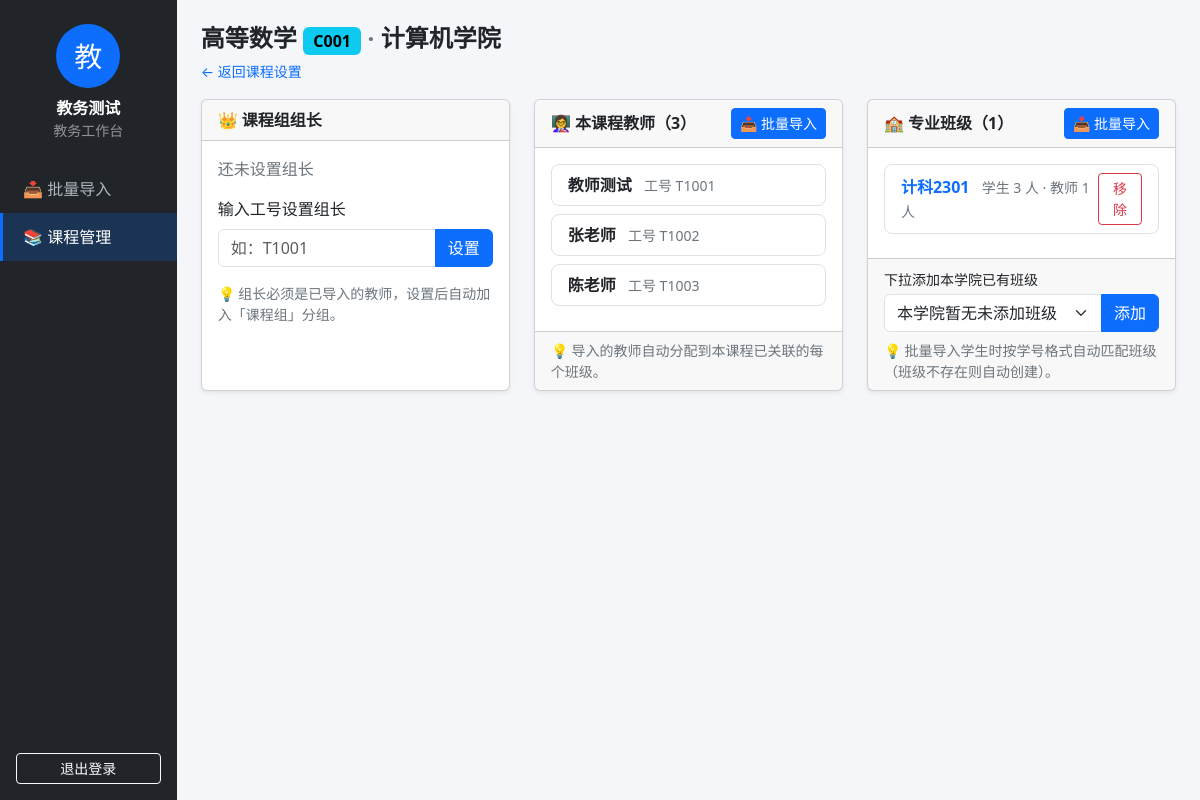
Screenshot of /office/courses/1/colleges/1/ (signed in) with the database file from the repository.
### users/models.py (models this page shows, shortened)
class User(AbstractUser):
    name = models.CharField('姓名', max_length=50, blank=True)
    class Meta:
        verbose_name = '用户'
        verbose_name_plural = '用户'
        permissions = [
            ('class_manage', '全校班级增删改查'),
            ('class_assign_teacher', '分配教师到班级'),
            ('course_manage', '全校课程增删改查'),
            ('course_assign_class', '分配班级到课程'),
            ('user_assign_role', '指定课程组组长'),
            ('knowledge_manage', 'AI Agent知识库增删改查'),
            ('material_class_visible', '课程下班级资料增删改查'),
            ('question_bank_manage', '作业题库增删改查'),
            ('chapter_manage', '课程章节设计'),
            ('notice_manage', '班级通知增删改查'),
            ('analysis_view', '班级学情分析图表查看'),
            ('material_class_manage', '班级内部资料增删改查'),
            ('homework_publish', '作业发布'),
            ('homework_bank', '作业题库管理'),
            ('homework_remind', '作业提醒'),
            ('homework_comment', '作业评语增删改查'),
            ('homework_answer', '作业答案改查'),
            ('homework_ai', 'Agent分析学生改查'),
            ('homework_view', '作业查看与提交'),
            ('notice_view', '查看班级通知'),
            ('material_view', '查看班级资料'),
            ('analysis_view_self', '查看自己的学生画像'),
            ('profile_edit', '修改个人资料'),
        ]

### academics/models.py (models this page shows, shortened)
class Course(models.Model):
    code = models.CharField('课程编号', max_length=20, unique=True)
    name = models.CharField('课程名称', max_length=50)
    colleges = models.ManyToManyField(
        College, through='CourseCollege', related_name='courses',
        verbose_name='开设学院')
    class Meta:
        verbose_name = '课程'
        verbose_name_plural = '课程'

class College(models.Model):
    name = models.CharField('学院名称', max_length=50, unique=True)
    class Meta:
        verbose_name = '学院'
        verbose_name_plural = '学院'

class Clazz(models.Model):
    name = models.CharField('班级名称', max_length=50, unique=True)
    college = models.ForeignKey(
        College, verbose_name='所属学院', null=True, blank=True,
        on_delete=models.PROTECT, related_name='clazzes')
    students = models.ManyToManyField(
        settings.AUTH_USER_MODEL, related_name='study_clazzes',
        blank=True, verbose_name='学生')
    teachers = models.ManyToManyField(
        settings.AUTH_USER_MODEL, related_name='teach_clazzes',
        blank=True, verbose_name='教师')
    class Meta:
        verbose_name = '班级'
        verbose_name_plural = '班级'

### academics/views.py (the view, shortened to what this page needs)
@requirePerm('course:manage')
def renderCourseCollege(request, courseId, collegeId):
    cc = get_object_or_404(CourseCollege, course_id=courseId, college_id=collegeId)
    clazzes = cc.clazzes.all().prefetch_related('students', 'teachers')
    teachers = cc.teachers.all()
    availableClazzes = cc.college.clazzes.exclude(course_colleges=cc)
    return render(request, 'office/course_college.html', {
        'cc': cc, 'course': cc.course, 'college': cc.college,
        'clazzes': clazzes, 'teachers': teachers, 'availableClazzes': availableClazzes})

### users/permissions.py (called while the page is built)
def hasPerm(user, code):
    if user.is_superuser:
        return True
    codename = PERM_CODES.get(code)
    if codename is None:
        return False
    return user.has_perm('users.' + codename)

def requirePerm(code):
    def decorator(viewFunc):
        @wraps(viewFunc)
        def wrapper(request, *args, **kwargs):
            if not request.user.is_authenticated:
                return redirect('login')
            if not hasPerm(request.user, code):
                return HttpResponseForbidden('403：没有权限访问该功能')
            return viewFunc(request, *args, **kwargs)
        return wrapper
    return decorator

### templates/office/course_college.html (shortened to what this page needs)
{% extends 'office/base_office.html' %}
{% block content %}
<div class="d-flex justify-content-between align-items-center mb-3">
    <div>
        <h4 class="fw-bold mb-1">
            {{ course.name }} <span class="badge text-bg-info fs-6">{{ course.code }}</span>
            <span class="text-secondary">·</span>
            {{ college.name }}
        </h4>
        <a href="{% url 'office_course_detail' course.id %}" class="small text-decoration-none">← 返回课程设置</a>
    </div>
</div>
<div class="row g-4">
    <div class="col-lg-4">
        <div class="card shadow-sm h-100">
            <div class="card-header fw-bold">👑 课程组组长</div>
            <div class="card-body">
                {% if cc.leader %}
                <div class="d-flex justify-content-between align-items-center border rounded-3 px-3 py-2 mb-3">
                    <div>
                        <span class="fw-bold">{{ cc.leader.name|default:cc.leader.username }}</span>
                        <span class="text-secondary small ms-2">工号 {{ cc.leader.username }}</span>
                    </div>
                    <form method="post" class="m-0"
                          onsubmit="return confirm('确认撤销组长 {{ cc.leader.name|default:cc.leader.username }}？');">
                        {% csrf_token %}
                        <input type="hidden" name="action" value="unsetLeader">
                        <button type="submit" class="btn btn-sm btn-outline-danger">撤销</button>
                    </form>
                </div>
                {% else %}
                <p class="text-secondary">还未设置组长</p>
                {% endif %}
                <form method="post">
                    <label class="form-label">输入工号设置组长</label>
                    <div class="input-group">
                        <input type="text" class="form-control" name="teacherNo"
                               placeholder="如：T1001" required>
                        <button type="submit" class="btn btn-primary">设置</button>
                    </div>
                </form>
                <p class="text-secondary small mb-0 mt-3">
                    💡 组长必须是已导入的教师，设置后自动加入「课程组」分组。
                </p>
            </div>
        </div>
    </div>
    <div class="col-lg-4">
        <div class="card shadow-sm h-100">
            <div class="card-header d-flex justify-content-between align-items-center">
                <span class="fw-bold">👩‍🏫 本课程教师（{{ teachers|length }}）</span>
                <button class="btn btn-sm btn-primary" data-bs-toggle="collapse" data-bs-target="#importTeacherForm">📥 批量导入</button>
            </div>
            <div class="card-body" style="max-height: 320px; overflow-y: auto;">
                {% for teacher in teachers %}
                <div class="border rounded-3 px-3 py-2 mb-2">
                    <span class="fw-bold">{{ teacher.name|default:teacher.username }}</span>
                    <span class="text-secondary small ms-2">工号 {{ teacher.username }}</span>
                </div>
                {% empty %}
                <p class="text-secondary mb-0">还没有本课程教师，点击右上角批量导入</p>
                {% endfor %}
            </div>
            <div class="card-footer text-secondary small">
                💡 导入的教师自动分配到本课程已关联的每个班级。
            </div>
        </div>
    </div>
    <div class="col-lg-4">
        <div class="card shadow-sm h-100">
            <div class="card-header d-flex justify-content-between align-items-center">
                <span class="fw-bold">🏫 专业班级（{{ clazzes|length }}）</span>
                <button class="btn btn-sm btn-primary" data-bs-toggle="collapse" data-bs-target="#importStudentForm">📥 批量导入</button>
            </div>
            <div class="card-body" style="max-height: 320px; overflow-y: auto;">
                {% for clazz in clazzes %}
                <div class="d-flex justify-content-between align-items-center border rounded-3 px-3 py-2 mb-2">
                    <div>
                        <a href="{% url 'office_class_detail' course.id college.id clazz.id %}" class="fw-bold text-decoration-none">{{ clazz.name }}</a>
                        <span class="text-secondary small ms-2">
                            学生 {{ clazz.students.count }} 人 · 教师 {{ clazz.teachers.count }} 人
                        </span>
                    </div>
                    <form method="post" class="m-0"
                          onsubmit="return confirm('确认把班级 {{ clazz.name }} 移出本课程？');">
                        <button type="submit" class="btn btn-sm btn-outline-danger">移除</button>
                    </form>
                </div>
                {% empty %}
                <p class="text-secondary mb-0">还没有班级，在下方下拉框添加或批量导入学生自动匹配</p>
                {% endfor %}
            </div>
            <div class="card-footer">
                <form method="post" class="mb-2">
                    <label class="form-label small mb-1">下拉添加本学院已有班级</label>
                    <div class="input-group">
                        <select class="form-select" name="clazzId">
                            {% for clazz in availableClazzes %}
                            <option value="{{ clazz.id }}">{{ clazz.name }}</option>
                            {% empty %}
                            <option value="">本学院暂无未添加班级</option>
                            {% endfor %}
                        </select>
                        <button type="submit" class="btn btn-primary">添加</button>
                    </div>
                </form>
                <p class="text-secondary small mb-0">
                    💡 批量导入学生时按学号格式自动匹配班级（班级不存在则自动创建）。
                </p>
            </div>
        </div>
    </div>
</div>
{% endblock %}

### templates/office/base_office.html (shortened to what this page needs)
<!DOCTYPE html>
<html lang="zh-CN">
<head>
    <link href="https://cdn.bootcdn.net/ajax/libs/twitter-bootstrap/5.3.3/css/bootstrap.min.css" rel="stylesheet">
    {% load static %}
    <link href="{% static 'users/style.css' %}" rel="stylesheet">
</head>
<body class="office-body">
    <div class="d-flex">
        <aside class="office-sidebar d-flex flex-column">
            <div class="text-center py-4">
                {% with displayName=user.name|default:user.username %}
                <div class="avatar mx-auto">{{ displayName|first }}</div>
                <div class="fw-bold text-white mt-2">{{ displayName }}</div>
                {% endwith %}
                <div class="small text-white-50">教务工作台</div>
            </div>
            <nav class="flex-grow-1">
                <a class="office-nav {% if request.resolver_match.url_name == 'office_import' %}active{% endif %}"
                   href="{% url 'office_import' %}">📥 批量导入</a>
                <a class="office-nav {% if request.resolver_match.url_name == 'office_course_list' or request.resolver_match.url_name == 'office_course_detail' or request.resolver_match.url_name == 'office_course_college' or request.resolver_match.url_name == 'office_class_detail' %}active{% endif %}"
                   href="{% url 'office_course_list' %}">📚 课程管理</a>
            </nav>
            <div class="p-3">
                <form method="post" action="{% url 'logout' %}">
                    <button type="submit" class="btn btn-outline-light btn-sm w-100">退出登录</button>
                </form>
            </div>
        </aside>
        <main class="flex-grow-1 p-4">
            {% block content %}{% endblock %}
        </main>
    </div>
</body>
</html>

### users/static/users/style.css (style rules this page uses)
.office-body { background: #f4f6f9; min-height: 100vh; }
.office-sidebar { width: 240px; min-height: 100vh; background: #212529; position: sticky; top: 0; }
.office-nav { display: block; padding: 12px 20px; color: #adb5bd; text-decoration: none; border-left: 3px solid transparent; transition: all 0.15s ease; }
.office-nav.active { color: #fff; background: rgba(13, 110, 253, 0.2); border-left-color: #0d6efd; }
.avatar { width: 64px; height: 64px; border-radius: 50%; background: #0d6efd; color: #fff; font-size: 28px; display: flex; align-items: center; justify-content: center; }

### rows the page displays
User: name "教", name "教务测试"
Course: name "高等数学", code "C001"
College: name "计算机学院"
User: name "教师测试", username "T1001"
User: name "张老师", username "T1002"
User: name "陈老师", username "T1003"
Clazz: name "计科2301", students.count "3", teachers.count "1"

### other values shown
{{ teachers|length }} "3"
{{ clazzes|length }} "1"
